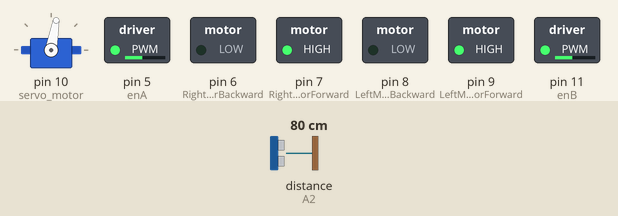
Simulated run of this sketch. Board: Arduino Uno, built with avr-gcc and run on an emulated ATmega328P. Parts: servo, switched loads named in the sketch (green lamp = pin HIGH). The inputs (shaded band) are chosen by the test bench; at power-on: distance to the obstacle (sensor on A2) 80 cm. The echo pulse lasts 58.3 µs per cm.

Above: at 3.9 s.
4.0 s: distance to the obstacle (sensor on A2) set to 32 cm
5.5 s: distance to the obstacle (sensor on A2) set to 28 cm
At 7.1 s:
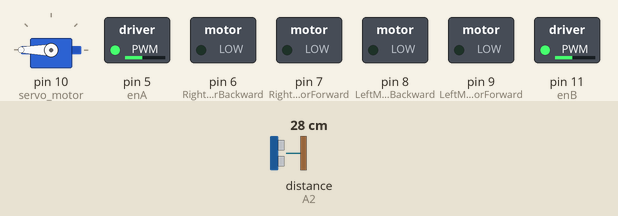
8.5 s: distance to the obstacle (sensor on A2) set to 35 cm
At 9.4 s:
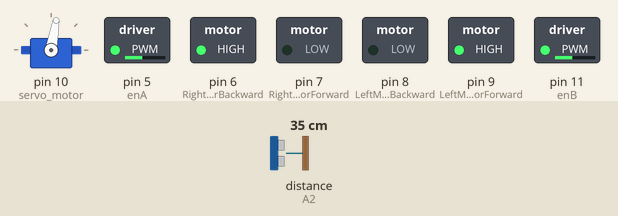
11.5 s: distance to the obstacle (sensor on A2) set to 2 cm
At 14.1 s:
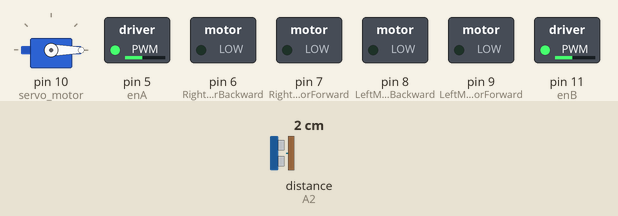
Timing chart, 0 to 15.5 s (numbered marks = the images above; inputs shaded):
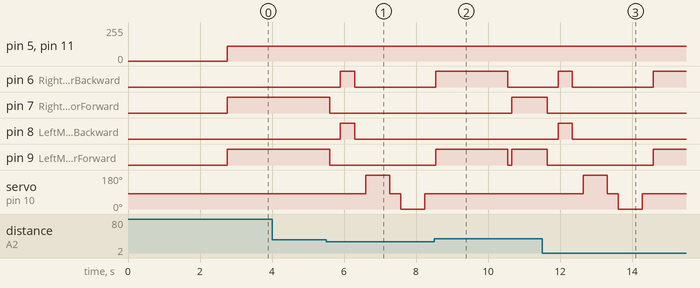

Measured:
- the behaviour switches between 31 and 30 cm on distance to the obstacle (sensor on A2) (found by bisection; images 0 and 1)
- after the input at 4.0 s, every drawn part: stays the same
- after the input at 5.5 s, pin 6 (RightMotorBackward), pin 8 (LeftMotorBackward): LOW → HIGH after 0.40 s, → LOW 0.40 s later; pin 7 (RightMotorForward), pin 9 (LeftMotorForward): HIGH → LOW after 0.10 s; servo on pin 10 (servo_motor): 80° → 180° after 1.1 s, → 80° 0.67 s later, → 0° 0.30 s later, → 80° 0.67 s later
- after the input at 8.5 s, pin 6 (RightMotorBackward): goes on until 10.5 s, then stays LOW; pin 7 (RightMotorForward): LOW → HIGH after 2.2 s; pin 8 (LeftMotorBackward): stays LOW (without the input it goes to HIGH after 2.5 s)
- after the input at 11.5 s, pin 6 (RightMotorBackward): LOW → HIGH after 0.44 s, → LOW 0.40 s later, → HIGH 2.2 s later; pin 7 (RightMotorForward): HIGH → LOW after 0.14 s

The sketch:

ultar_sonec_sanser.ino
```cpp
#include <Servo.h>          //Servo motor library. This is standard library
#include <NewPing.h>        //Ultrasonic sensor function library. You must install this library

//our L298N control pins
const int LeftMotorForward = 9;
const int LeftMotorBackward = 8;
const int RightMotorForward = 7;
const int RightMotorBackward = 6;
#define enA 5
#define enB 11
int M1_speed = 110;
int M2_speed = 110;
//sensor pins
#define trig_pin A1 //analog input 1
#define echo_pin A2 //analog input 2

#define maximum_distance 200
boolean goesForward = false;
int distance = 100;

NewPing sonar(trig_pin, echo_pin, maximum_distance); //sensor function
Servo servo_motor; //our servo name


void setup(){

  pinMode(RightMotorForward, OUTPUT);
  pinMode(LeftMotorForward, OUTPUT);
  pinMode(LeftMotorBackward, OUTPUT);
  pinMode(RightMotorBackward, OUTPUT);
  pinMode(enA,OUTPUT);
  pinMode(enB,OUTPUT);
  servo_motor.attach(10); //our servo pin

  servo_motor.write(80);
  delay(2000);
  distance = readPing();
  delay(100);
  distance = readPing();
  delay(100);
  distance = readPing();
  delay(100);
  distance = readPing();
  delay(100);
}

void loop(){

  int distanceRight = 0;
  int distanceLeft = 0;
  delay(50);

  if (distance <= 30){
    moveStop();
    delay(300);
    moveBackward();
    delay(400);
    moveStop();
    delay(300);
    distanceRight = lookRight();
    delay(300);
    distanceLeft = lookLeft();
    delay(300);

    if (distance >= distanceLeft){
      turnRight();
      moveStop();
    }
    else{
      turnLeft();
      moveStop();
    }
  }
  else{
    moveForward();
  }
    distance = readPing();
}

int lookRight(){
  servo_motor.write(180);
  delay(500);
  int distance = readPing();
  delay(100);
  servo_motor.write(80);
  return distance;
}

int lookLeft(){
  servo_motor.write(0);
  delay(500);
  int distance = readPing();
  delay(100);
  servo_motor.write(80);
  return distance;
  delay(100);
}

int readPing(){
  delay(70);
  int cm = sonar.ping_cm();
  if (cm==0){
    cm=250;
  }
  return cm;
}

void moveStop(){

  digitalWrite(RightMotorForward, LOW);
  digitalWrite(LeftMotorForward, LOW);
  digitalWrite(RightMotorBackward, LOW);
  digitalWrite(LeftMotorBackward, LOW);
}

void moveForward(){

  if(!goesForward){

    goesForward=true;

    digitalWrite(LeftMotorForward, HIGH);
    digitalWrite(RightMotorForward, HIGH);

    digitalWrite(LeftMotorBackward, LOW);
    digitalWrite(RightMotorBackward, LOW);
  analogWrite(enA ,M1_speed);
  analogWrite(enB ,M2_speed);
  }
}

void moveBackward(){

  goesForward=false;

  digitalWrite(LeftMotorBackward, HIGH);
  digitalWrite(RightMotorBackward, HIGH);

  digitalWrite(LeftMotorForward, LOW);
  digitalWrite(RightMotorForward, LOW);
   analogWrite(enA, M1_speed);
 analogWrite(enB,M2_speed);
}

void turnRight(){

  digitalWrite(LeftMotorForward, HIGH);
  digitalWrite(RightMotorBackward, HIGH);

  digitalWrite(LeftMotorBackward, LOW);
  digitalWrite(RightMotorForward, LOW);

  //delay(2000);

  /*digitalWrite(LeftMotorForward, HIGH);
  digitalWrite(RightMotorForward, HIGH);

  digitalWrite(LeftMotorBackward, LOW);
  digitalWrite(RightMotorBackward, LOW);*/
 analogWrite(enA, M1_speed);
 analogWrite(enB,M2_speed);
  delay(2000);

}

void turnLeft(){

  digitalWrite(LeftMotorBackward, HIGH);
  digitalWrite(RightMotorForward, HIGH);

  digitalWrite(LeftMotorForward, LOW);
  digitalWrite(RightMotorBackward, LOW);

analogWrite(enA,M1_speed);
analogWrite(enB,M1_speed);
  delay(2000);

 /* digitalWrite(LeftMotorForward, HIGH);
  digitalWrite(RightMotorForward, HIGH);

  digitalWrite(LeftMotorBackward, LOW);
  digitalWrite(RightMotorBackward, LOW);

*/
}
```
